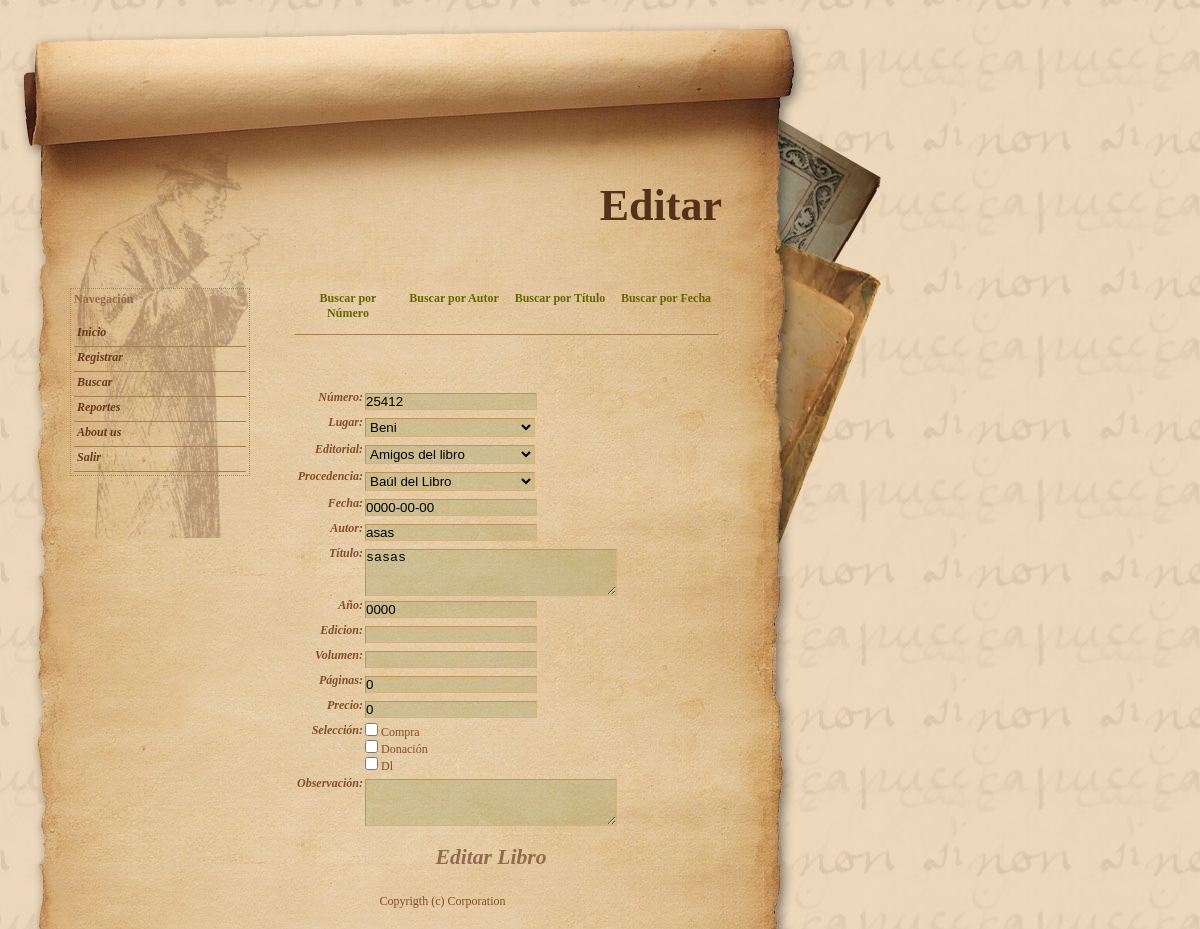
Page /buscar/editar.php?nro=25412 (signed in) on the committed database.
### tables this page shows
CREATE TABLE IF NOT EXISTS `libro` (
  `nro` int(11) NOT NULL,
  `fecha` date NOT NULL,
  `autor` varchar(200) NOT NULL,
  `titulo` text NOT NULL,
  `id_lug` int(11) NOT NULL,
  `id_edi` int(11) NOT NULL,
  `anio` year(4) NOT NULL,
  `edicion` varchar(10) NOT NULL,
  `volumen` varchar(5) NOT NULL,
  `paginas` int(11) NOT NULL,
  `compra` tinyint(1) DEFAULT NULL,
  `precio` int(11) DEFAULT NULL,
  `donac` tinyint(1) DEFAULT NULL,
  `dl` tinyint(1) DEFAULT NULL,
  `id_pro` int(11) NOT NULL,
  `observacion` text,
  PRIMARY KEY (`nro`),
  KEY `id_lug` (`id_lug`,`id_edi`,`id_pro`),
  KEY `id_lug_2` (`id_lug`),
  KEY `id_edi` (`id_edi`),
  KEY `id_pro` (`id_pro`)
);

CREATE TABLE IF NOT EXISTS `lugar` (
  `id` int(11) NOT NULL AUTO_INCREMENT,
  `nombre` varchar(200) NOT NULL,
  PRIMARY KEY (`id`)
);

CREATE TABLE IF NOT EXISTS `editorial` (
  `id` int(11) NOT NULL AUTO_INCREMENT,
  `nombre` varchar(200) NOT NULL,
  PRIMARY KEY (`id`)
);

CREATE TABLE IF NOT EXISTS `procedencia` (
  `id` int(11) NOT NULL AUTO_INCREMENT,
  `nombre` varchar(200) NOT NULL,
  PRIMARY KEY (`id`)
);

### public/buscar/editar.php (the view, shortened to what this page needs)
<?php require_once('../../Connections/conex.php'); ?>
<?php
if (!function_exists("GetSQLValueString")) {
function GetSQLValueString($theValue, $theType, $theDefinedValue = "", $theNotDefinedValue = "")
{
  $theValue = function_exists("mysql_real_escape_string") ? mysql_real_escape_string($theValue) : mysql_escape_string($theValue);
  switch ($theType) {
    case "long":
    case "int":
      $theValue = ($theValue != "") ? intval($theValue) : "NULL";
      break;
  }
  return $theValue;
}
}
$editFormAction = $_SERVER['PHP_SELF'];
if (isset($_SERVER['QUERY_STRING'])) {
  $editFormAction .= "?" . htmlentities($_SERVER['QUERY_STRING']);
}
$colname_libro = "-1";
if (isset($_GET['nro'])) {
  $colname_libro = $_GET['nro'];
}
$query_libro = sprintf("SELECT * FROM libro WHERE nro = %s", GetSQLValueString($colname_libro, "int"));
$libro = mysql_query($query_libro, $conex) or die(mysql_error());
$row_libro = mysql_fetch_assoc($libro);
$totalRows_libro = mysql_num_rows($libro);
$query_lugar = "SELECT * FROM lugar ORDER BY nombre ASC";
$lugar = mysql_query($query_lugar, $conex) or die(mysql_error());
$row_lugar = mysql_fetch_assoc($lugar);
$query_editorial = "SELECT * FROM editorial ORDER BY nombre ASC";
$editorial = mysql_query($query_editorial, $conex) or die(mysql_error());
$row_editorial = mysql_fetch_assoc($editorial);
$query_procedencia = "SELECT * FROM procedencia ORDER BY nombre ASC";
$procedencia = mysql_query($query_procedencia, $conex) or die(mysql_error());
$row_procedencia = mysql_fetch_assoc($procedencia);
?>
<!DOCTYPE html PUBLIC "-//W3C//DTD XHTML 1.0 Transitional//EN" "http://www.w3.org/TR/xhtml1/DTD/xhtml1-transitional.dtd">
<html xmlns="http://www.w3.org/1999/xhtml">
<head>
<link href="../css/style.css" rel="stylesheet" type="text/css" />
<link href="../../SpryAssets/SpryValidationTextField.css" rel="stylesheet" type="text/css" />
<link href="../../SpryAssets/SpryValidationTextarea.css" rel="stylesheet" type="text/css" />
</head>
<body>
<div id="container">
  <div id="header">
    <h1>Editar</h1>
  </div>
  <div id="sideheader"></div>
  <div id="left_column">
    <div class="left_column_boxes">
      <h4>Navegación</h4>
      <div id="navcontainer">
        <ul id="navlist">
          <li><a href="../inicio.php">Inicio</a></li>
          <li><a href="../registrar/libro.php">Registrar</a></li>
          <li><a href="numero.php">Buscar</a></li>
          <li><a href="../reportes/todo.php">Reportes</a></li>
          <li><a href="#">About us </a></li>
          <li><a href="../logout.php">Salir</a></li>
        </ul>
      </div>
    </div>
  </div>
  <div id="content">
    <div id="listarH">
      <ul>
        <li><a href="numero.php">Buscar por Número</a></li>
        <li><a href="autor.php">Buscar por Autor</a></li>
        <li><a href="titulo.php">Buscar por Título</a></li>
        <li><a href="fecha.php">Buscar por Fecha</a></li>
      </ul>
    </div>
    <div id="mostrar">
    <?php if ($totalRows_libro > 0) {  ?>
  <form id="form1" name="form1" method="POST" action="<?php echo $editFormAction; ?>">
    <table>
      <tr>
        <th align="right" valign="top" scope="row">Número:</th>
        <td><span id="vnumero">
          <input name="numero" type="text" class="fields_contact_us" id="numero" value="<?php echo $row_libro['nro']; ?>" />
          <span class="textfieldRequiredMsg">Se necesita un valor.</span><span class="textfieldInvalidFormatMsg">Formato no válido.</span></span></td>
      </tr>
      <tr>
        <th align="right" valign="top" scope="row">Lugar:</th>
        <td><select name="lugar" id="lugar">
          <?php
do {
?>
          <option value="<?php echo $row_lugar['id']?>"<?php if (!(strcmp($row_lugar['id'], $row_libro['id_lug']))) {echo "selected=\"selected\"";} ?>><?php echo $row_lugar['nombre']?></option>
          <?php
} while ($row_lugar = mysql_fetch_assoc($lugar));
?>
          </select></td>
      </tr>
      <tr>
        <th align="right" valign="top" scope="row">Editorial:</th>
        <td><select name="editorial" id="editorial">
          <?php
do {
?>
          <option value="<?php echo $row_editorial['id']?>"<?php if (!(strcmp($row_editorial['id'], $row_libro['id_edi']))) {echo "selected=\"selected\"";} ?>><?php echo $row_editorial['nombre']?></option>
          <?php
} while ($row_editorial = mysql_fetch_assoc($editorial));
?>
          </select></td>
      </tr>
      <tr>
        <th align="right" valign="top" scope="row">Procedencia:</th>
        <td><select name="procedencia" id="procedencia">
          <?php
do {
?>
          <option value="<?php echo $row_procedencia['id']?>"<?php if (!(strcmp($row_procedencia['id'], $row_libro['id_pro']))) {echo "selected=\"selected\"";} ?>><?php echo $row_procedencia['nombre']?></option>
          <?php
} while ($row_procedencia = mysql_fetch_assoc($procedencia));
?>
          </select></td>
      </tr>
      <tr>
        <th align="right" valign="top" scope="row">Fecha:</th>
        <td><span id="vfecha">
          <input name="fecha" type="text" class="fields_contact_us" id="fecha" value="<?php echo $row_libro['fecha']; ?>" />
          <span class="textfieldRequiredMsg">Se necesita un valor.</span><span class="textfieldInvalidFormatMsg">Formato no válido.</span></span></td>
      </tr>
      <tr>
        <th align="right" valign="top" scope="row">Autor:</th>
        <td><span id="vautor">
          <input name="autor" type="text" class="fields_contact_us" id="autor" value="<?php echo $row_libro['autor']; ?>" />
          <span class="textfieldRequiredMsg">Se necesita un valor.</span></span></td>
      </tr>
      <tr>
        <th align="right" valign="top" scope="row">Título:</th>
        <td><span id="vtitulo">
          <textarea name="titulo" id="titulo" cols="45" rows="3"><?php echo $row_libro['titulo']; ?></textarea>
          <span class="textareaRequiredMsg">Se necesita un valor.</span></span></td>
      </tr>
      <tr>
        <th align="right" valign="top" scope="row">Año:</th>
        <td><span id="vanio">
          <input name="anio" type="text" class="fields_contact_us" id="anio" value="<?php echo $row_libro['anio']; ?>" />
          </span></td>
      </tr>
      <tr>
        <th align="right" valign="top" scope="row">Edicion:</th>
        <td><input name="edicion" type="text" class="fields_contact_us" id="edicion" value="<?php echo $row_libro['edicion']; ?>" /></td>
      </tr>
      <tr>
        <th align="right" valign="top" scope="row">Volumen:</th>
        <td><input name="volumen" type="text" class="fields_contact_us" id="volumen" value="<?php echo $row_libro['volumen']; ?>" /></td>
      </tr>
      <tr>
        <th align="right" valign="top" scope="row">Páginas:</th>
        <td><input name="paginas" type="text" class="fields_contact_us" id="paginas" value="<?php echo $row_libro['paginas']; ?>" /></td>
      </tr>
      <tr>
        <th align="right" valign="top" scope="row">Precio:</th>
        <td><input name="precio" type="text" class="fields_contact_us" id="precio" value="<?php echo $row_libro['precio']; ?>" /></td>
      </tr>
      <tr>
        <th align="right" valign="top" scope="row">Selección:</th>
        <td><input <?php if (!(strcmp($row_libro['compra'],1))) {echo "checked=\"checked\"";} ?> type="checkbox" name="compra" id="compra" />
          <label for="compra">Compra</label>
          <br />
          <input <?php if (!(strcmp($row_libro['donac'],1))) {echo "checked=\"checked\"";} ?> type="checkbox" name="donac" id="donac" />
          <label for="donac">Donación</label>
          <br />
          <input <?php if (!(strcmp($row_libro['dl'],1))) {echo "checked=\"checked\"";} ?> type="checkbox" name="dl" id="dl" />
          <label for="dl">Dl</label></td>
      </tr>
      <tr>
        <th align="right" valign="top" scope="row">Observación:</th>
        <td><textarea name="obs" id="obs" cols="45" rows="3"><?php echo $row_libro['observacion']; ?></textarea></td>
      </tr>
      <tr>
        <th align="right" valign="top" scope="row">&nbsp;</th>
        <td><input type="submit" class="submit_button" value="Editar Libro" /></td>
      </tr>
    </table>
  </form>
  <?php }  ?>
    </div>
  </div>
  <div id="footer">Copyrigth (c) Corporation</div>
</div>
</body>
</html>

### public/css/style.css (style rules this page uses)
* { margin: 0; padding: 0; }
body { background-color: green; background-image: url(../images/body.jpg); font-family: Georgia, "Times New Roman", Times, serif; font-size: 62.5%; color: #814F2C; }
#container { width: 885px; min-height: 576px; font-size: 1.2em; background-image: url(../images/container.jpg); background-repeat: repeat-y; }
#header { background-image: url(../images/header.jpg); height: 288px; margin-top: 0px; }
#sideheader { background-image: url(../images/sideheader.jpg); height: 576px; width: 145px; position: absolute; left: 740px; top: 0px; }
#left_column { width: 180px; margin-top: 0px; float: left; background-image: url(../images/left_column.jpg); background-repeat: no-repeat; margin-left: 70px!important; margin-left: 35px; min-height: 250px; }
.left_column_boxes { border: 1px dotted #AA8661!important; border: none; padding: 3px; margin-bottom: 20px; }
#content { padding-right: 150px; margin-left: 295px; }
#footer { padding: 20px; clear: both; text-align: center; }
h1 { float: right; margin-right: 163px!important; margin-right: 80px; margin-top: 180px; font-size: 44px; color: #55311B; }
h4 { color: #926B4A; margin-bottom: 15px; }
a:link, a:visited, a:active { color: #666600 }
#navcontainer ul { list-style-type: none; }
#navcontainer a { display: block; padding: 3px; border-bottom: 1px solid #A47F52; font-weight: bold; height: 1.5em; }
#navcontainer a:link, #navlist a:visited { color: #65391E; text-decoration: none; font-style: italic; }
th { font-style: italic; }
input.fields_contact_us { width: 170px; background: url(../images/menu_hover.png)!important; background: none; border-top: 1px solid #C0935C; border-left: 1px solid #C0935C; border-bottom: 1px solid #D9B17D; border-right: 1px solid #D9B17D; margin-top: 3px; margin-bottom: 3px; }
select { display: block; width: 170px; background: url(../images/menu_hover.png)!important; background: none; border-top: 1px solid #C0935C; border-left: 1px solid #C0935C; border-bottom: 1px solid #D9B17D; border-right: 1px solid #D9B17D; margin-top: 3px; margin-bottom: 3px; }
textarea { width: 250px; background: url(../images/menu_hover.png)!important; background: none; border-top: 1px solid #C0935C; border-left: 1px solid #C0935C; border-bottom: 1px solid #D9B17D; border-right: 1px solid #D9B17D; margin-top: 3px; }
.submit_button { margin-top: 15px; width: 100%; padding: 2px; background: none; cursor: pointer; color: #926B4A; border: none; font-size: 1.8em; font-weight: bold; font-family: "Times New Roman", Times, serif; font-style: italic; }
#listarH li { display: inline; }
#listarH ul li a { width: 100px; display: block; float: left; padding: 3px; border-bottom: 1px solid #A47F52; font-weight: bold; height: 40px; width: 100px; text-decoration: none; text-align: center; }
#mostrar { margin-top: -150px; }

### rows in the picture
libro: numero "25412", lugar "Beni", editorial "Amigos del libro", procedencia "Baúl del Libro", fecha "0000-00-00", autor "asas", titulo "sasas", anio "0000", paginas "0", precio "0"
